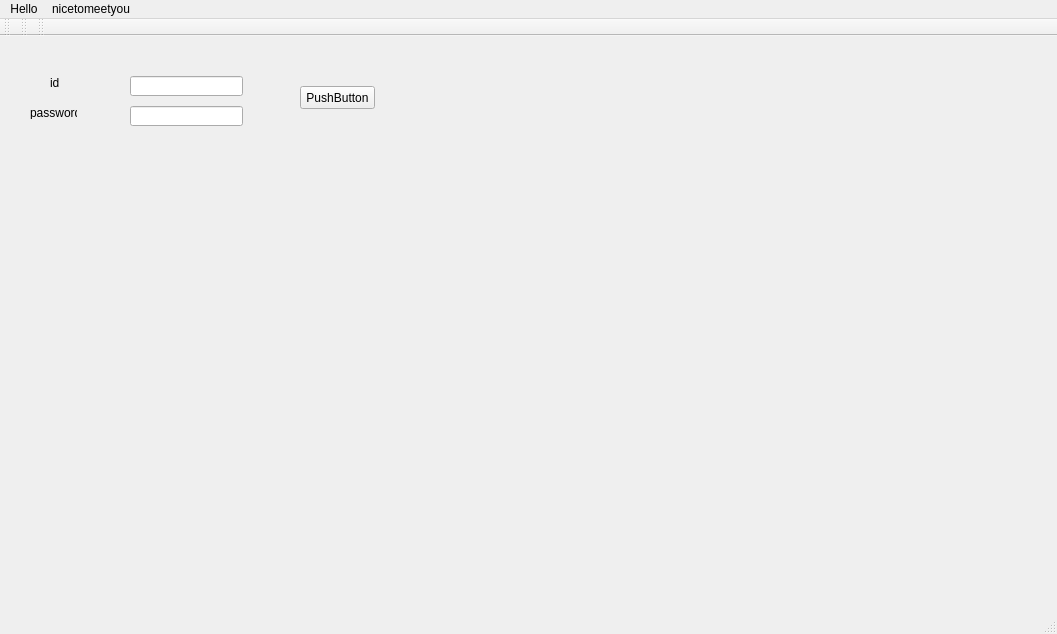
<?xml version="1.0" encoding="UTF-8"?>
<ui version="4.0">
 <class>MainWindow</class>
 <widget class="QMainWindow" name="MainWindow">
  <property name="geometry">
   <rect>
    <x>0</x>
    <y>0</y>
    <width>1057</width>
    <height>634</height>
   </rect>
  </property>
  <property name="windowTitle">
   <string>MainWindow</string>
  </property>
  <widget class="QWidget" name="centralWidget">
   <widget class="QLabel" name="label">
    <property name="geometry">
     <rect>
      <x>50</x>
      <y>40</y>
      <width>47</width>
      <height>13</height>
     </rect>
    </property>
    <property name="text">
     <string>id</string>
    </property>
   </widget>
   <widget class="QLabel" name="label_2">
    <property name="geometry">
     <rect>
      <x>30</x>
      <y>70</y>
      <width>47</width>
      <height>13</height>
     </rect>
    </property>
    <property name="text">
     <string>password</string>
    </property>
   </widget>
   <widget class="QPushButton" name="pushButton">
    <property name="geometry">
     <rect>
      <x>300</x>
      <y>50</y>
      <width>75</width>
      <height>23</height>
     </rect>
    </property>
    <property name="text">
     <string>PushButton</string>
    </property>
   </widget>
   <widget class="QLineEdit" name="lineEdit">
    <property name="geometry">
     <rect>
      <x>130</x>
      <y>40</y>
      <width>113</width>
      <height>20</height>
     </rect>
    </property>
   </widget>
   <widget class="QLineEdit" name="lineEdit_2">
    <property name="geometry">
     <rect>
      <x>130</x>
      <y>70</y>
      <width>113</width>
      <height>20</height>
     </rect>
    </property>
   </widget>
  </widget>
  <widget class="QMenuBar" name="menuBar">
   <property name="geometry">
    <rect>
     <x>0</x>
     <y>0</y>
     <width>1057</width>
     <height>21</height>
    </rect>
   </property>
   <widget class="QMenu" name="menuHello">
    <property name="title">
     <string>Hello</string>
    </property>
   </widget>
   <widget class="QMenu" name="menuNicetomeetyou">
    <property name="title">
     <string>nicetomeetyou</string>
    </property>
    <addaction name="separator"/>
    <addaction name="actionDfsdf"/>
    <addaction name="actionSfsdfsdfsdf"/>
   </widget>
   <addaction name="menuHello"/>
   <addaction name="menuNicetomeetyou"/>
  </widget>
  <widget class="QToolBar" name="mainToolBar">
   <attribute name="toolBarArea">
    <enum>TopToolBarArea</enum>
   </attribute>
   <attribute name="toolBarBreak">
    <bool>false</bool>
   </attribute>
  </widget>
  <widget class="QStatusBar" name="statusBar"/>
  <widget class="QToolBar" name="toolBar">
   <property name="windowTitle">
    <string>toolBar</string>
   </property>
   <attribute name="toolBarArea">
    <enum>TopToolBarArea</enum>
   </attribute>
   <attribute name="toolBarBreak">
    <bool>false</bool>
   </attribute>
  </widget>
  <widget class="QToolBar" name="toolBar_2">
   <property name="windowTitle">
    <string>toolBar_2</string>
   </property>
   <attribute name="toolBarArea">
    <enum>TopToolBarArea</enum>
   </attribute>
   <attribute name="toolBarBreak">
    <bool>false</bool>
   </attribute>
  </widget>
  <action name="actionDfsdf">
   <property name="text">
    <string>dfsdf</string>
   </property>
  </action>
  <action name="actionSfsdfsdfsdf">
   <property name="text">
    <string>sfsdfsdfsdf</string>
   </property>
  </action>
 </widget>
 <layoutdefault spacing="6" margin="11"/>
 <resources/>
 <connections/>
</ui>
